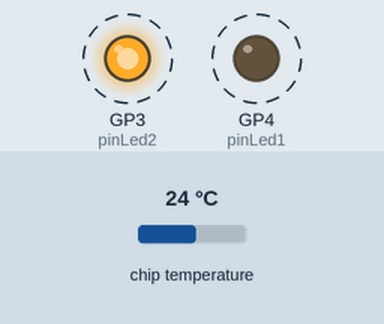
The program below on a simulated Raspberry Pi Pico running MicroPython. Parts: output pins drawn as LEDs (lit = HIGH). Dashed ring = blinking. The test bench sets the inputs (shaded band); at power-on: chip temperature 24 °C.

Above: at 0.05 s.
Timing chart, 0 to 3.0 s (numbered marks = the images above):
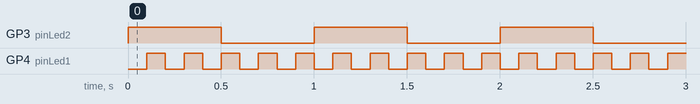

The program:

PuertoSerialTermometroInternoTimer.py
```python
from machine import ADC, Pin, Timer, UART
from utime import sleep_ms

pinLed1 = Pin(4, Pin.OUT)
pinLed2 = Pin(3, Pin.OUT)

global fltVoltaje
fltVoltaje = 0.0
strTemperatura = []

objTimer = Timer()
objSensorTemp = ADC(4)
objPuertoSerial0 = UART(0, baudrate = 9600, tx = Pin(0), rx = Pin(1))

def TimerLeeSensor(Dato):
    global pinLed1
    global fltVoltaje
    fltVoltaje = objSensorTemp.read_u16() * 3.3 / 65535
    pinLed1.toggle()

objTimer.init(period = 100, mode = Timer.PERIODIC, callback = TimerLeeSensor)

while True:

    fltTemperatura = 27.0 - (fltVoltaje - 0.706) / 0.001721
    strTemperatura = str(str(round(fltTemperatura, 0)))
    objPuertoSerial0.write(strTemperatura.strip(".0") +  '\r\n')
    pinLed2.toggle()
    sleep_ms(500)
```

Measured:
- by itself, GP3 (pinLed2): alternates HIGH for 0.50 s and LOW for 0.50 s
- by itself, GP4 (pinLed1): alternates HIGH for 0.10 s and LOW for 0.10 s
